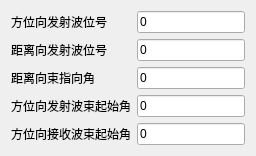
                      <widget class="QWidget" name="tab_42">
                       <attribute name="title">
                        <string>子阵2</string>
                       </attribute>
                       <layout class="QVBoxLayout" name="verticalLayout_16">
                        <item>
                         <layout class="QFormLayout" name="formLayout_6">
                          <item row="0" column="0">
                           <widget class="QLabel" name="label_64">
                            <property name="text">
                             <string>方位向发射波位号</string>
                            </property>
                           </widget>
                          </item>
                          <item row="1" column="0">
                           <widget class="QLabel" name="label_65">
                            <property name="text">
                             <string>距离向发射波位号</string>
                            </property>
                           </widget>
                          </item>
                          <item row="2" column="0">
                           <widget class="QLabel" name="label_66">
                            <property name="text">
                             <string>距离向束指向角</string>
                            </property>
                           </widget>
                          </item>
                          <item row="3" column="0">
                           <widget class="QLabel" name="label_67">
                            <property name="text">
                             <string>方位向发射波束起始角</string>
                            </property>
                           </widget>
                          </item>
                          <item row="4" column="0">
                           <widget class="QLabel" name="label_68">
                            <property name="text">
                             <string>方位向接收波束起始角</string>
                            </property>
                           </widget>
                          </item>
                          <item row="0" column="1">
                           <widget class="QLineEdit" name="lineEdit_position_send2">
                            <property name="text">
                             <string>0</string>
                            </property>
                           </widget>
                          </item>
                          <item row="1" column="1">
                           <widget class="QLineEdit" name="lineEdit_distance_send2">
                            <property name="text">
                             <string>0</string>
                            </property>
                           </widget>
                          </item>
                          <item row="2" column="1">
                           <widget class="QLineEdit" name="lineEdit_distance_B2">
                            <property name="text">
                             <string>0</string>
                            </property>
                           </widget>
                          </item>
                          <item row="3" column="1">
                           <widget class="QLineEdit" name="lineEdit_position_sendBS2">
                            <property name="text">
                             <string>0</string>
                            </property>
                           </widget>
                          </item>
                          <item row="4" column="1">
                           <widget class="QLineEdit" name="lineEdit_position_recvBS2">
                            <property name="text">
                             <string>0</string>
                            </property>
                           </widget>
                          </item>
                         </layout>
                        </item>
                       </layout>
                      </widget>
